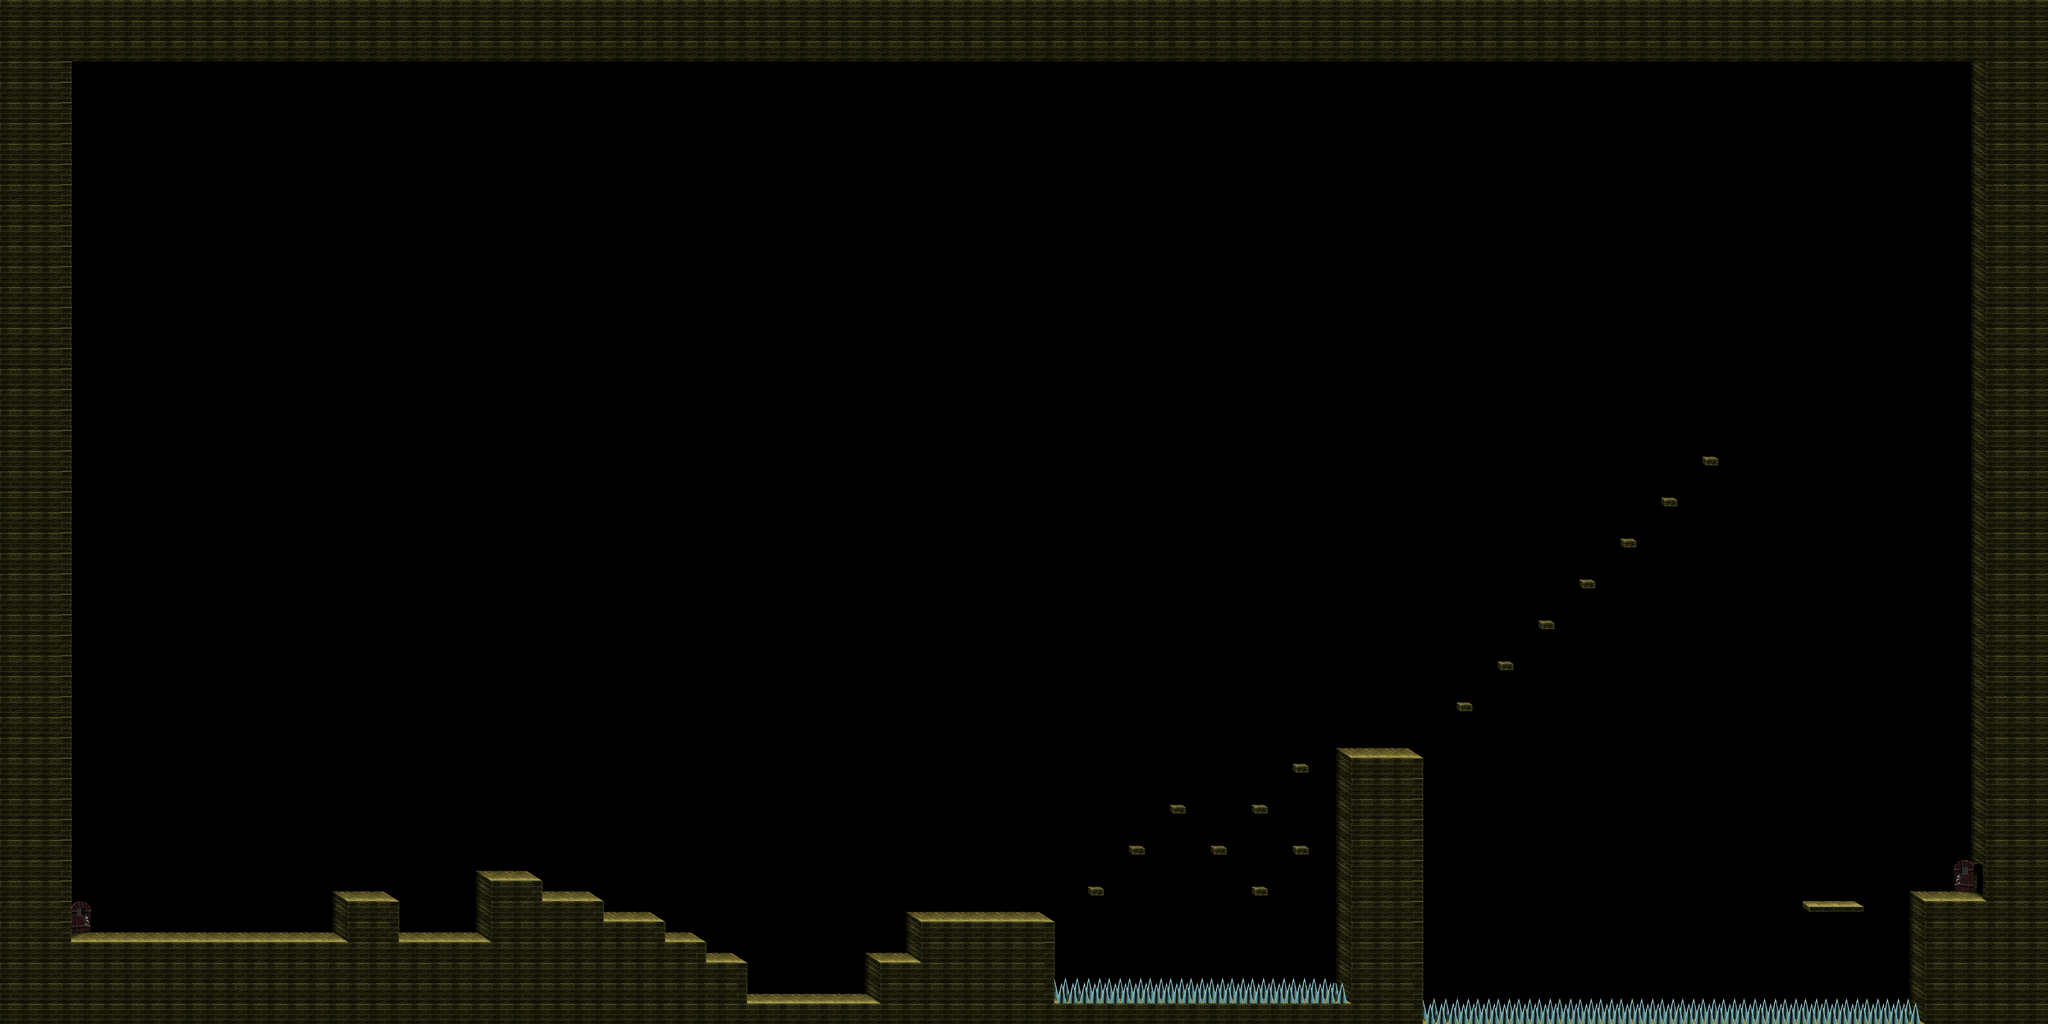

Below is a game level as drawn by its tile map, then a one-line description and the .tmx that defines it (tile-layer data replaced by summaries):
An orthogonal 100x50 tile map with 64x64 px tiles, 1 tile layer (World).

<map version="1.2" tiledversion="1.2.0" orientation="orthogonal" renderorder="right-down" width="100" height="50" tilewidth="64" tileheight="64" infinite="0" nextlayerid="2" nextobjectid="1">
 <tileset firstgid="1" name="demo1" tilewidth="64" tileheight="64" spacing="2" tilecount="42" columns="7">
  <image source="demo1.png" width="462" height="396" />
 </tileset>
 <layer id="1" name="World" width="100" height="50">
  <data>[5000 cells, 1130 non-empty, 29 distinct tile ids]</data>
 </layer>
</map>
